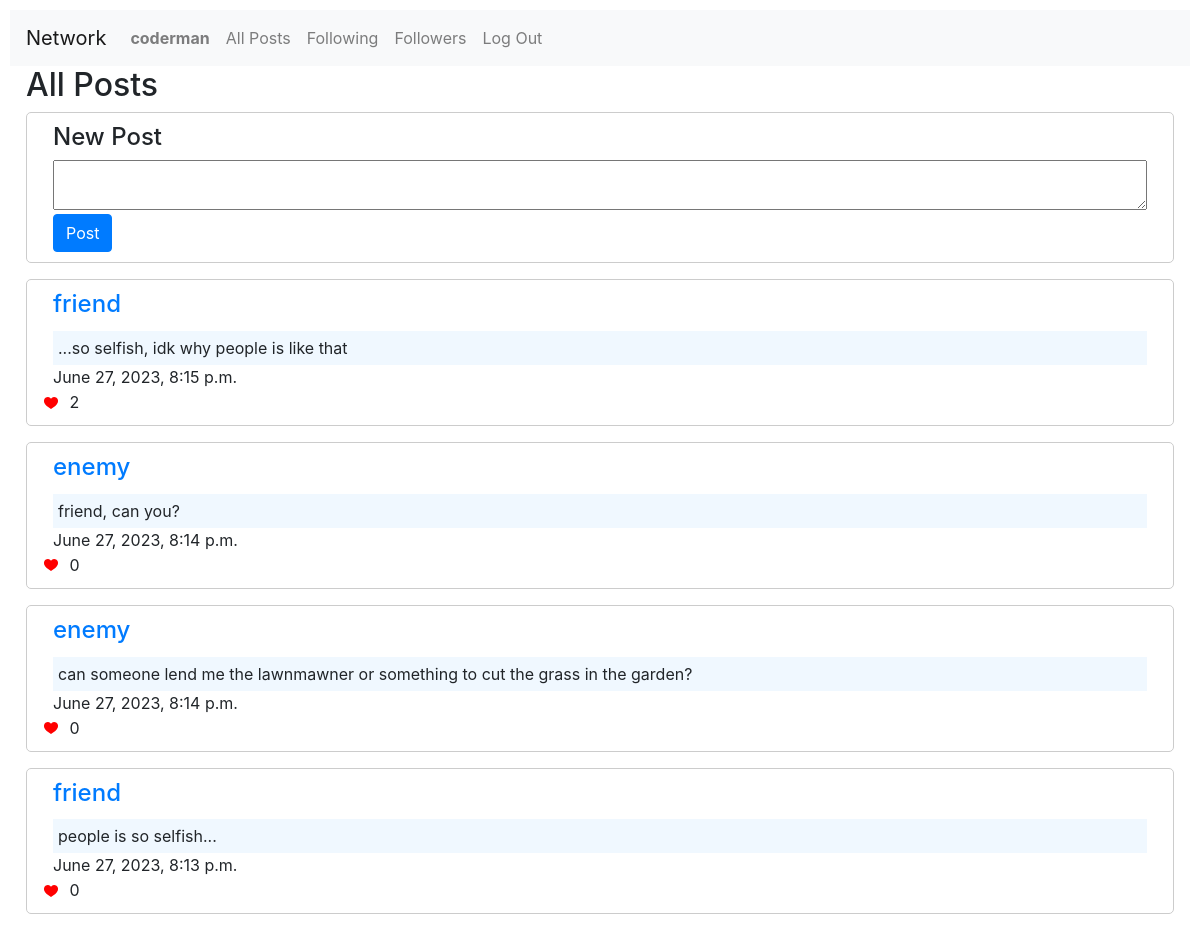
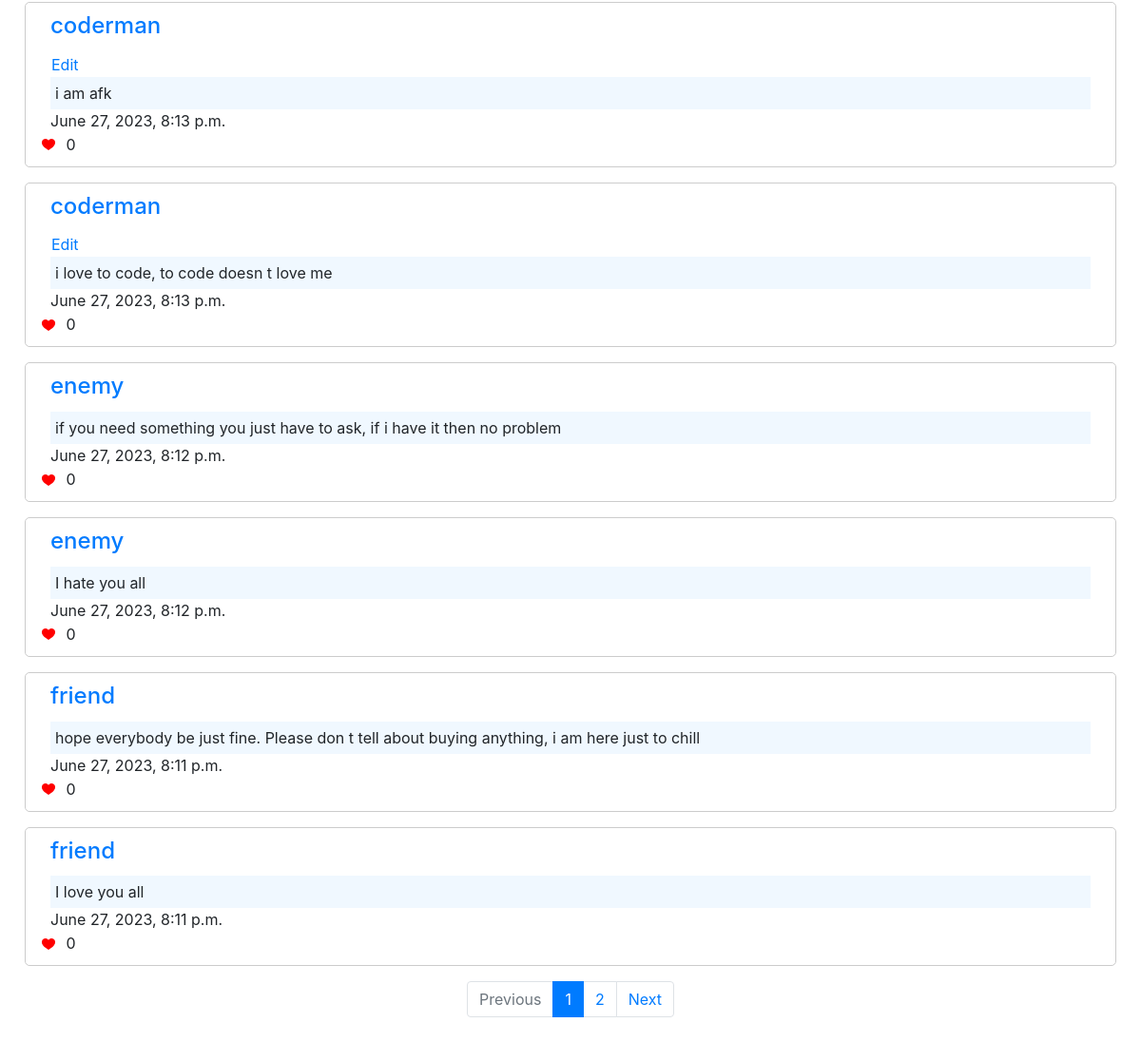
The app's page / (signed in) with its own data (2 pictures, top to bottom).
### network/models.py (models this page shows)
class User(AbstractUser):
    pass

class Post(models.Model):
    user = models.ForeignKey(
        User, on_delete=models.CASCADE, default=None, related_name="post"
    )
    created_at = models.DateTimeField(default=timezone.now)
    text = models.TextField(default="")
    likes = models.ManyToManyField(User, related_name="likes")

### network/views.py (the view)
# urls.py: path("", views.index, name="index"),
def index(request):
    allPosts = Post.objects.all().order_by("-created_at")
    paginator = Paginator(allPosts, 10)
    page_number = request.GET.get("page")
    page_obj = paginator.get_page(page_number)
    return render(request, "network/index.html", {"page_obj": page_obj})

### network/templates/network/index.html (shortened to what this page needs)
{% extends "network/layout.html" %}
{% block body %}
<h2 class="ml-3">All Posts</h2>
<div>
    {% if user.is_authenticated %}
    <div class="new-post">
        <h4 class="ml-3">New Post</h4>
        <form method="post" id='post-form' class="form-inline" action="{% url 'newPost' %}">
            <div class="w-100">
                <div class="form-group ">
                    <textarea id="post-textarea" class="w-100 pl-3 pr-3 ml-3 mr-3" type="text" name="post"
                        value=""></textarea>
                </div>
                <div class="form-group mt-1 ml-3">
                    <input class="btn btn-primary" type="submit" value="Post" />
                </div>
            </div>
        </form>
    </div>
    {% endif %}
    {% for post in page_obj%}
    <div class="card-body new-post mt-3">
        <a class="user-link" href="{% url 'profile' post.user %}">
            <h4 class=" card-title ml-3">{{post.user}}</h4>
        </a>
        {% if user.is_authenticated %}
        {% if request.user == post.user%}
        <br />
        <button class="btn btn-link ml-3" onclick="editPostText('{{post.text}}')">Edit</button>
        {% endif %}
        {% endif %}
        <p class="card-text ml-3 mr-3 text">{{post.text}}</p>
        <p class="card-text ml-3">{{post.created_at}}</p>
        <div>
            <button class="like-button" data-post-id="{{ post.id }}">
            </button>
            <span id="likes-{{ post.id }}">{{ post.likes.count }}</span>
        </div>
    </div>
    {% endfor %}
    {% include 'network/pagination.html' %}
</div>
{% endblock %}

### network/templates/network/layout.html (shortened to what this page needs)
{% load static %}
<!DOCTYPE html>
<html lang="en">
<head>
    <link rel="stylesheet" href="https://stackpath.bootstrapcdn.com/bootstrap/4.4.1/css/bootstrap.min.css"
>
    <link href="{% static 'network/styles.css' %}" rel="stylesheet">
</head>
<body>
    <nav class="navbar navbar-expand-lg navbar-light bg-light">
        <a class="navbar-brand" href="#">Network</a>
        <div>
            <ul class="navbar-nav mr-auto">
                {% if user.is_authenticated %}
                <li class="nav-item">
                    <a class="nav-link" href="{% url 'profile' user.username %}">
                        <strong>{{ user.username }}</strong>
                    </a>
                </li>
                {% endif %}
                <li class="nav-item">
                    <a class="nav-link" href="{% url 'index' %}">All Posts</a>
                </li>
                {% if user.is_authenticated %}
                <li class="nav-item">
                    <a class="nav-link" href="{% url 'following' %}">Following</a>
                </li>
                <li class="nav-item">
                    <a class="nav-link" href="{% url 'followers' %}">Followers</a>
                </li>
                <li class="nav-item">
                    <a class="nav-link" href="{% url 'logout' %}">Log Out</a>
                </li>
                {% endif %}
            </ul>
        </div>
    </nav>
    <div class="body">
        {% block body %}
        {% endblock %}
    </div>
</body>
</html>

### network/static/network/styles.css (style rules this page uses)
:root { --blue-main-color: #007bff; }
body { padding: 10px; }
.new-post { border: 1px solid #ccc; padding: 10px; margin: 0 1rem; border-radius: 5px; }
.form-group textarea { height: 50px; line-height: 40px; }
.btn.btn-link, .btn.btn-link:hover, .btn.btn-link:active, .btn.btn-link:visited { text-decoration: none; padding: 0; }
p { margin-bottom: 0; }
.card-text.text { background-color: aliceblue; padding: 5px 5px; }
.user-link { display: inline-block; text-decoration: none !important; }
.like-button { background-color: transparent; border: none; cursor: pointer; }

### records on screen
User: username "coderman"
Post: user "friend", text "...so selfish, idk why people is like that", created_at "June 27, 2023, 8:15 p.m.", likes.count "2"
Post: user "enemy", text "friend, can you?", created_at "June 27, 2023, 8:14 p.m.", likes.count "0"
Post: user "enemy", text "can someone lend me the lawnmawner or something to cut the grass in the garden?", created_at "June 27, 2023, 8:14 p.m.", likes.count "0"
Post: user "friend", text "people is so selfish...", created_at "June 27, 2023, 8:13 p.m.", likes.count "0"
Post: user "coderman", text "i am afk", created_at "June 27, 2023, 8:13 p.m.", likes.count "0"
Post: user "coderman", text "i love to code, to code doesn t love me", created_at "June 27, 2023, 8:13 p.m.", likes.count "0"
Post: user "enemy", text "if you need something you just have to ask, if i have it then no problem", created_at "June 27, 2023, 8:12 p.m.", likes.count "0"
Post: user "enemy", text "I hate you all", created_at "June 27, 2023, 8:12 p.m.", likes.count "0"
Post: user "friend", text "hope everybody be just fine. Please don t tell about buying anything, i am here just to chill", created_at "June 27, 2023, 8:11 p.m.", likes.count "0"
Post: user "friend", text "I love you all", created_at "June 27, 2023, 8:11 p.m.", likes.count "0"

### other values on screen
{{ i }} "1"
{{ i }} "2"
